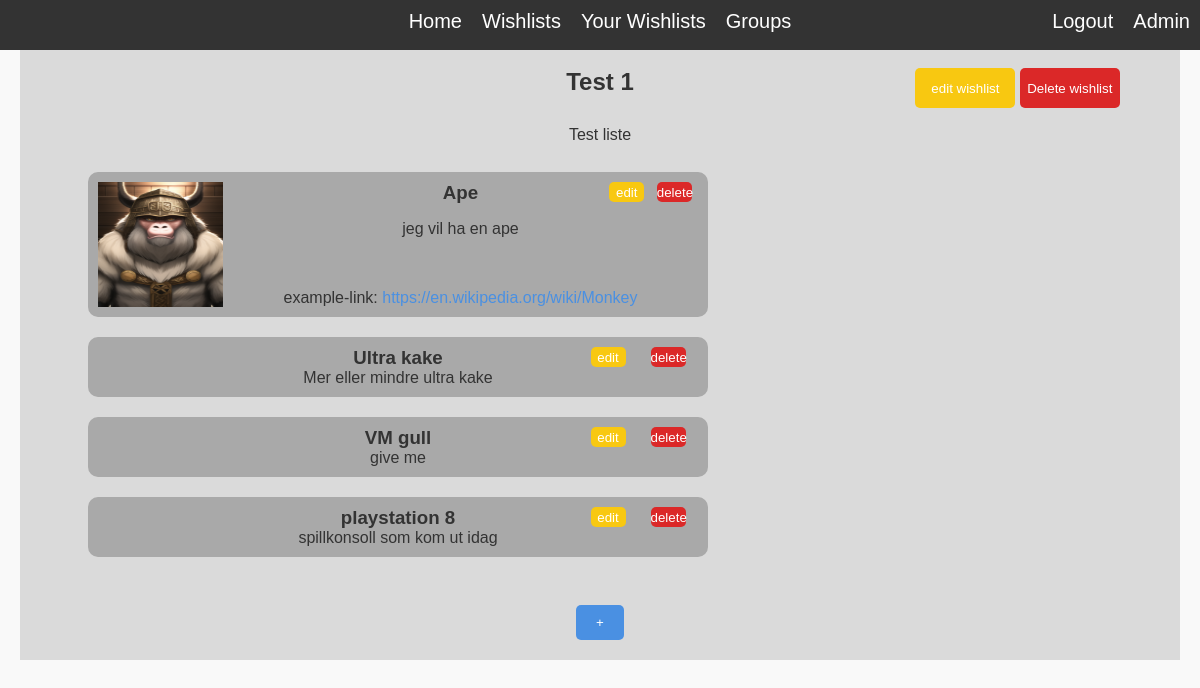
The app's page /wishlist/1/ (signed in), older data.
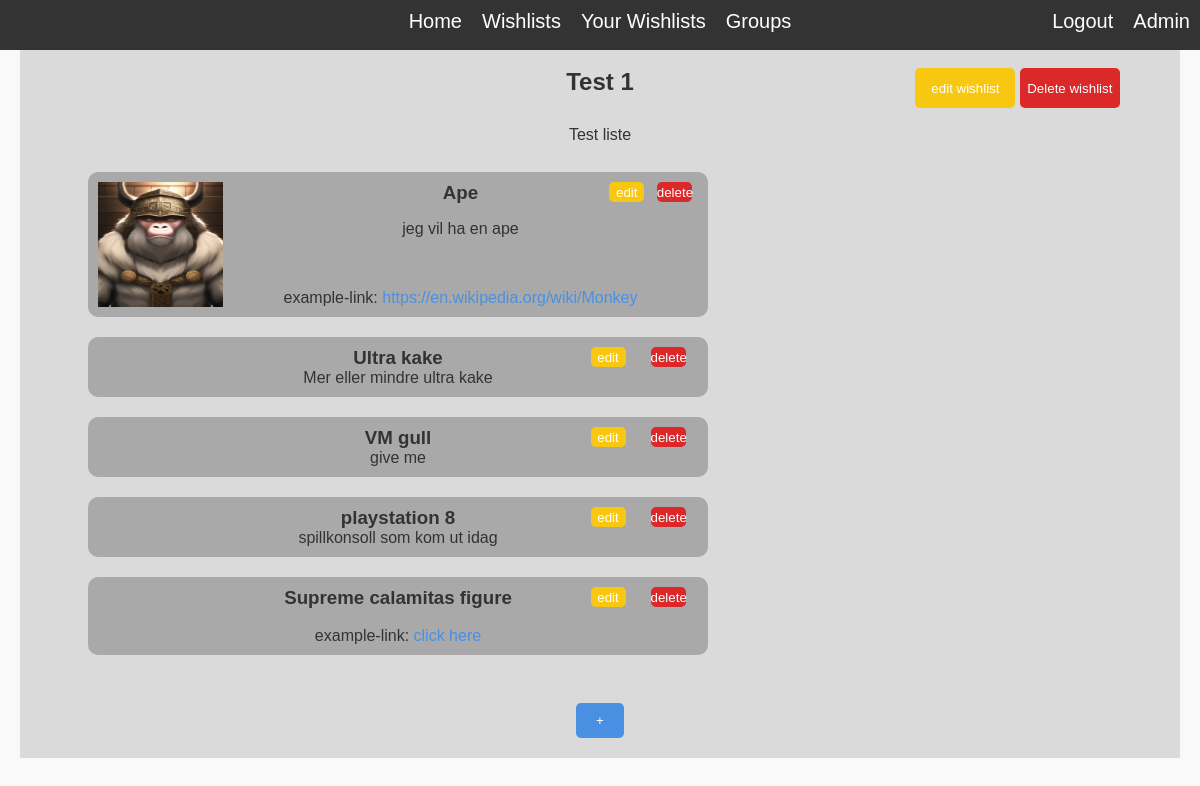
The same page, newer data.
### wishlistManager/models.py (models this page shows, shortened)
class Wishlist(models.Model):
    name = models.CharField(max_length=100)
    description = models.TextField()
    date_created = models.DateTimeField(auto_now_add=True)
    date_modified = models.DateTimeField(auto_now=True)
    privacy_level = models.IntegerField(default=0)
    user = models.ForeignKey('auth.User', related_name='created_wishlists', on_delete=models.CASCADE)
    groups_with_permission = models.ManyToManyField(WishlistGroup, related_name='wishlists', blank=True, null=True)
    users_with_permission = models.ManyToManyField('auth.User', related_name='wishlists', blank=True, null=True)
    def shared_with_user(self, user):
        if user == self.user:
            return False
    def user_can_view(self, user):
        return any([self.user == user, self.privacy_level == 0, self.shared_with_user(user)])

class Item(models.Model):
    name = models.CharField(max_length=100)
    description = models.TextField()
    example_link = models.URLField(blank=True, null=True)
    wishlist = models.ForeignKey(Wishlist, related_name='items', on_delete=models.CASCADE)
    image = models.ImageField(upload_to='images/', blank=True)
    category = models.ForeignKey(Category, related_name='items', on_delete=models.CASCADE, null=True, blank=True)

### wishlistManager/views.py (the view)
# urls.py: path('', views.wishlist_detail, name='wishlist_detail'),
def wishlist_detail(request, wishlist_id):
    current_wishlist = get_object_or_404(Wishlist, id=wishlist_id)
    items = Item.objects.filter(wishlist = current_wishlist)
    can_view = current_wishlist.user_can_view(request.user)
    if can_view == False:
        current_wishlist = None
        items = None
    context = {'wishlist': current_wishlist, 'items': items, 'can_view':can_view}
    return render(request, 'wishlist/wishlist.html', context)

### wishlistManager/templates/wishlist/wishlist.html (shortened to what this page needs)
{% extends "base.html" %}
{% load static %}
    {% block content %}
    {% if can_view %}
        <div class="wishlist-title">
            <div class = "edit_wishlist_button"></div><div class = "delete_wishlist_button"></div>
            <h2> {{ wishlist.name }}</h2>
            {% if request.user == wishlist.user %}
            <form action="{% url 'edit_wishlist' wishlist.id %}" method = "get" class="edit_wishlist_button">
                <button type="submit" class="edit_wishlist_button">edit wishlist</button>
            </form>
            <form action="{% url 'delete_wishlist' wishlist.id %}" method="get" class="delete_wishlist_button">
                <button type="submit" class="delete_wishlist_button" >Delete wishlist</button>
            </form>
            {% else %}
            <div class = "edit_wishlist_button"></div><div class = "delete_wishlist_button"></div>
            {% endif %}
        </div>
        <br>
        {% if wishlist.description %}
        <p>{{ wishlist.description }}</p>
        <br>
    {% endif %}
        <div class="wishlist-item-container">
        {% for item in items %}
            <div class="wishlist-item">
                <div class="item-content">
                    <div class="item_image">
                        {% if item.image %}
                        <img class="item-image"  src="{{ item.image.url }}" alt="{{ item.name }}"><br>
                        {% endif %}
                    </div>
                    <div class="item-text">
                        <div class="item-title">
                            {% if request.user == wishlist.user %}<div class = "edit_button"></div><div class = "edit_button"></div>{% endif %}
                            <h3>{{ item.name }}</h3>
                            {% if request.user == wishlist.user %}
                                <form action="{% url 'edit_item' wishlist.id item.id %}" method = "get" class="edit_button">
                                    <button type="submit" class="edit_button">edit</button>
                                </form>
                                <form action="{% url 'delete_item' wishlist.id item.id %}" method = "get" class="delete_button">
                                    <button type="submit" class="delete_button">delete</button>
                                </form>
                            {% endif %}
                        </div>
                        {% if item.description %}
                        <p>{{item.description}}</p>
                        {% endif%}
                        {% if item.example_link %}
                            <br>
                            {% if item.example_link|length <= 45 %}
                            <p>example-link: <a href="{{ item.example_link }}">{{ item.example_link }}</a></p>
                            {% else %}
                                <p>example-link: <a href="{{ item.example_link }}">click here</a></p>
                            {% endif %}
                        {% endif %}
                    </div>
                </div>
            </div>
        {% endfor %}
        </div>
        {% if wishlist.user == request.user %}
        <br>
        <form action="{% url 'add_item' wishlist.id %}" method = "get">
            <button type="submit">+</button>
        </form>
        {% endif %}
    {% endif %}
    {% endblock %}

### wishlistManager/templates/base.html (shortened to what this page needs)
{% load static %}
<html>
<head>
    <link rel='stylesheet' type='text/css' media='screen' href='{% static "styles/styles.css" %}'>
</head>
<body>
    <nav class="topbar">
        <div class="topbar-left"></div>
        <div class="topbar-center">
            <a href="{% url 'index' %}">Home</a>
            <a href="{% url 'wishlist_list' %}">Wishlists</a>
            <a href="{% url 'your_wishlists' %}" >Your Wishlists</a>
            <a href="{% url 'groups' %}" >Groups</a>
        </div>
        <div class="topbar-right">
            {% if request.user.is_authenticated %}
            <a href="#" onclick="document.getElementById('logout-form').submit(); return false;">Logout</a>
            {% else %}
            <a href="#" onclick="document.getElementById('login-form').submit(); return false;">Login</a>
            {% endif %}
            {% if request.user.is_authenticated and request.user.is_staff %}
            <a href="{% url 'admin:index' %}">Admin</a>
            {% endif %}
        </div>
    </nav>
    <div class="centered_box">
        <br>
        {% block content %}
        {% endblock %}
    </div>
</body >
</html>

### wishlistManager/static/styles/styles.css (style rules this page uses)
* { margin: 0; padding: 0; }
body { font-family: Arial, Helvetica, sans-serif; background-color: #f9f9f9; color: #333; margin:0; padding: 20px; overflow: hidden; }
a { text-decoration: none; color: #4a90e2; }
button { background-color: #4a90e2; color: #fff; padding: 10px 20px; border: none; border-radius: 5px; cursor: pointer; }
.topbar { background-color: #333; color: white; padding: 10px; width: 100%; height: 50px; display: flex; position: fixed; top: 0; left: 0; box-sizing: border-box; z-index: 100; }
.topbar-left { display: flex; justify-content: flex-start; flex: 1; gap: 20px; }
.topbar-center { display: flex; flex: 3; justify-content: center; gap: 20px; }
.topbar-right { display: flex; justify-content: flex-end; flex: 1; gap: 20px; }
.topbar a { color: white; text-decoration: none; font-size: 20px; }
.centered_box { display: flex; flex-direction: column; justify-content: top; align-items: center; margin-top: 30px; overflow-y: auto; box-sizing: border-box; max-height: calc(100vh - 50px); background-color: #99999952; }
form { max-width: 400px; margin: 0 auto; border-radius: 10px; box-shadow: 0 4p 8px rgba(0,0,0,0.1); padding: 20px; }
.edit_button { width: 35px; height:20px; padding: 0px; flex:1; }
.edit_button button { background-color: #f8c811; }
.delete_button { width: 35px; height:20px; padding: 0px; flex:1; }
.delete_button button { background-color: #db2828; }
.wishlist-item { margin: 10px; padding: 10px; background-color: #a9a9a9; text-align: center; border-radius: 10px; min-width: 600px; max-height: 225px; }
.wishlist-item img { width: 125px; height: 125px; }
.wishlist-item-container { width: 90%; display: flex; flex-wrap: wrap; }
.item-content { position: relative; display: flex; }
.item-text { flex:2; overflow-y:auto; display: flex; flex-direction: column; justify-content: space-between; }
.item-title { display: flex; flex-direction: row; }
.item-title h3 { flex: 6; }
.item-image { flex:1; }
.edit_wishlist_button { width: 100px; height:40px; padding: 0px; flex:1; }
.edit_wishlist_button button { background-color: #f8c811; }
.delete_wishlist_button { width: 100px; height:40px; padding: 0px; flex:1; }
.delete_wishlist_button button { background-color: #db2828; }
.wishlist-title { display: flex; flex-direction: row; width: 90%; text-align: center; }
.wishlist-title h2 { flex: 6; }

Row changes from the older to the newer data that the page shows:
added Item: name "Supreme calamitas figure"
